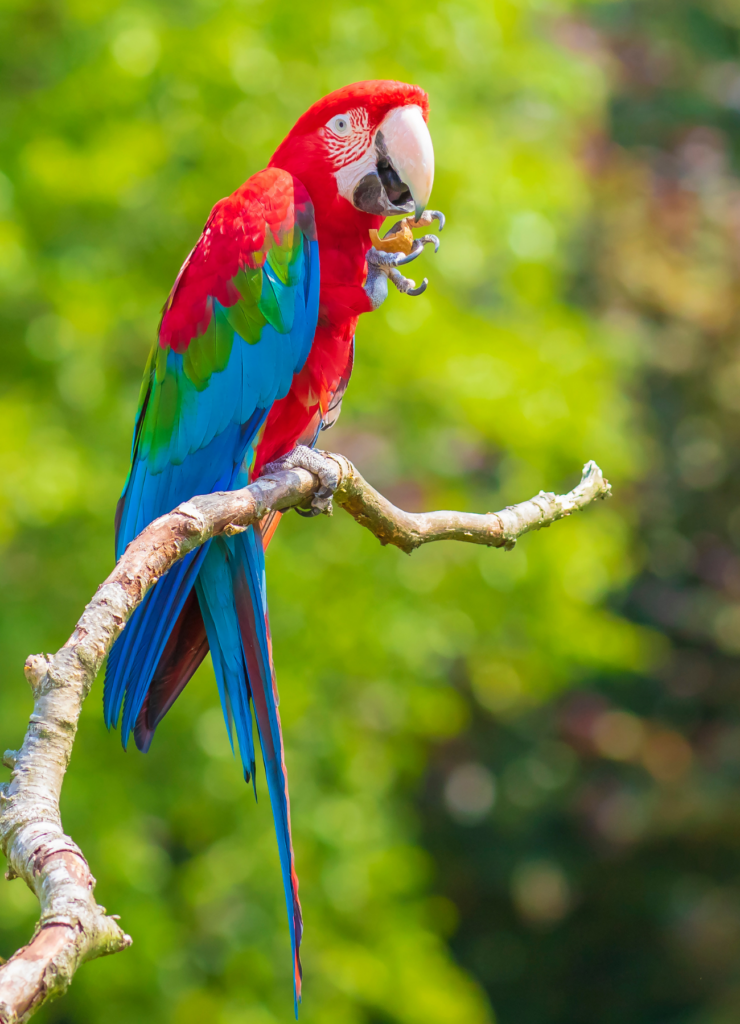
#> input picture image.png, 740 x 1024 px, found by its file name
$ python task4.py
#> lines starting #> are read from the running program, lines starting #| are printed output that depends on the picture; after the words box and inside, x2 and y2 are one past the last pixel; in counts of white or black regions, pixels touching at a corner belong together
import cv2
import numpy as np
import matplotlib.pyplot as plt

img = cv2.imread("C:/Users/Miras/Desktop/dev/ComputerVision/image.png")
#> img is the input picture: shape (1024, 740, 3); mean B, G, R 49.9, 131.5, 116.7
assert img is not None, "Image could not be loaded"

# Convert BGR -> RGB
img_rgb = cv2.cvtColor(img, cv2.COLOR_BGR2RGB)

gray = cv2.cvtColor(img_rgb, cv2.COLOR_RGB2GRAY)
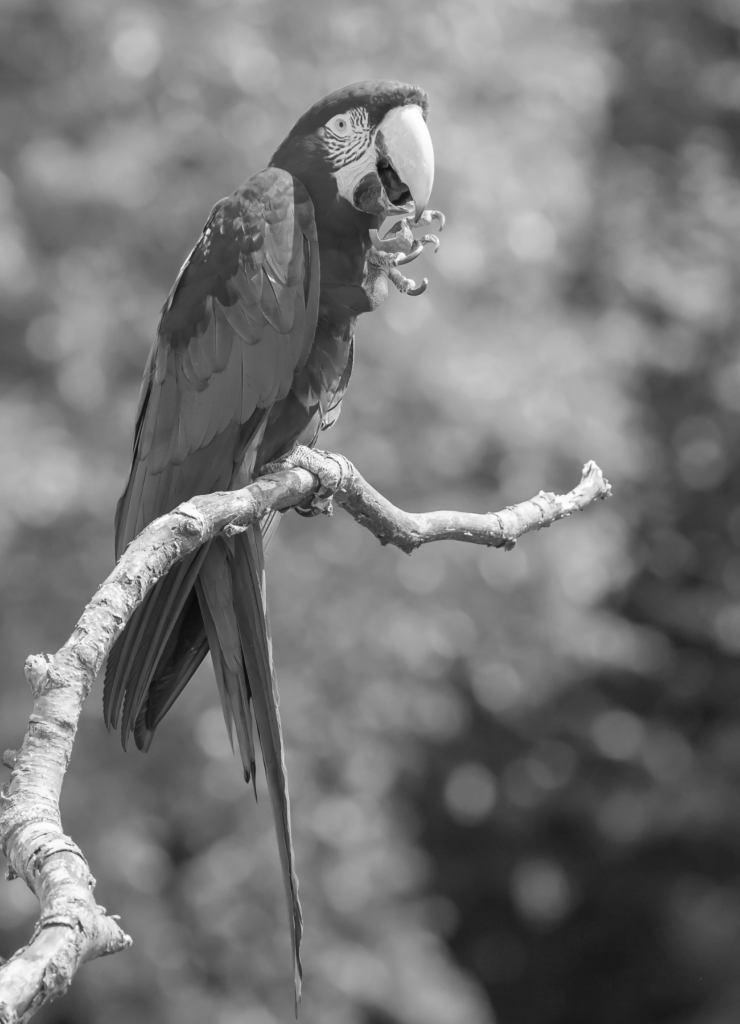
#> gray: shape (1024, 740); min 8, max 254, mean 117.8

blurred = cv2.GaussianBlur(gray, (5, 5), 0)
edges = cv2.Canny(blurred, 100, 200)
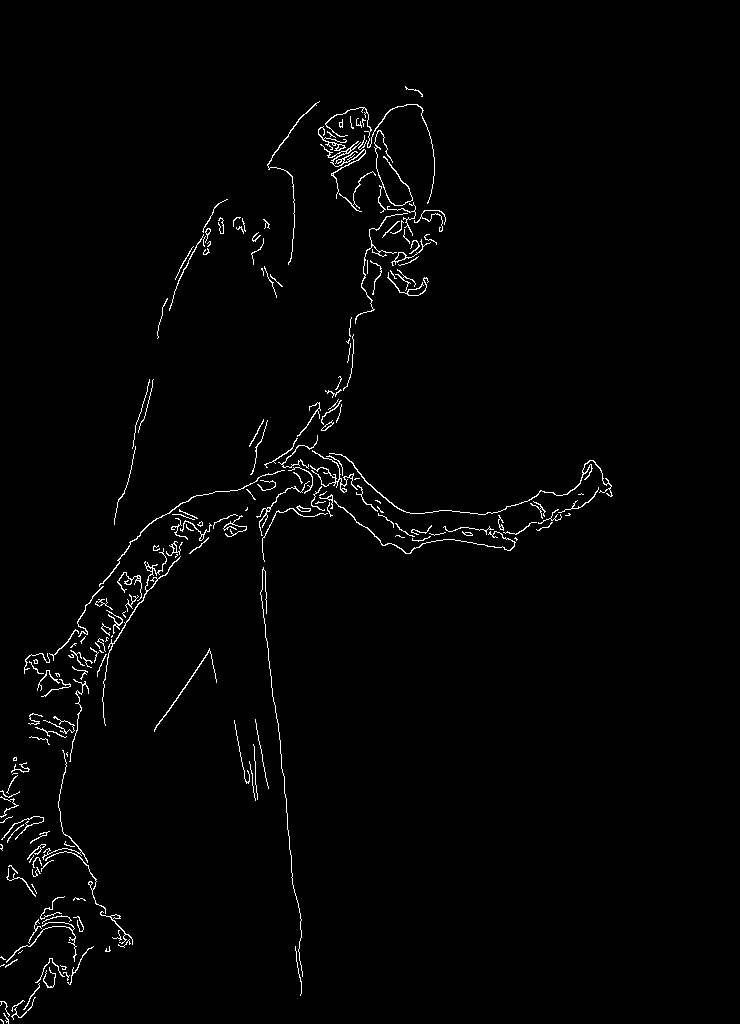
#> edges: shape (1024, 740); 1.5% white in thin lines or dots, all inside (x1, y1, x2, y2) = (0, 86, 613, 1024)

plt.figure(figsize=(12,4))

plt.subplot(1,4,1)
plt.imshow(img_rgb)
plt.title("Original Image")
plt.axis("off")

plt.subplot(1,4,2)
plt.imshow(gray, cmap="gray")
plt.title("Grayscale")
plt.axis("off")

plt.subplot(1,4,3)
plt.imshow(blurred, cmap="gray")
plt.title("Gaussian Blur")
plt.axis("off")

plt.subplot(1,4,4)
plt.imshow(edges, cmap="gray")
plt.title("Canny Edges")
plt.axis("off")

plt.show()
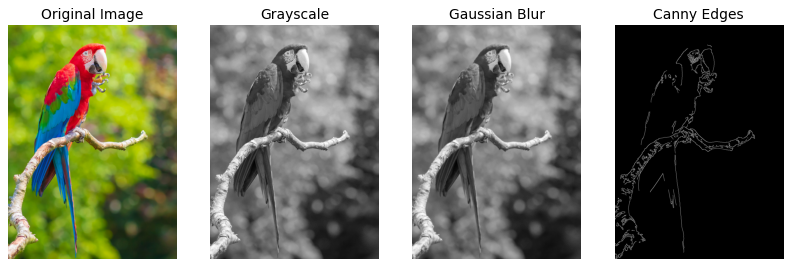
#> figure drawn by matplotlib, 4 panels

cv2.imwrite("blurred.png", blurred)
cv2.imwrite("edges.png", edges)

print("Task 4 completed. Images saved: blurred.png, edges.png")
